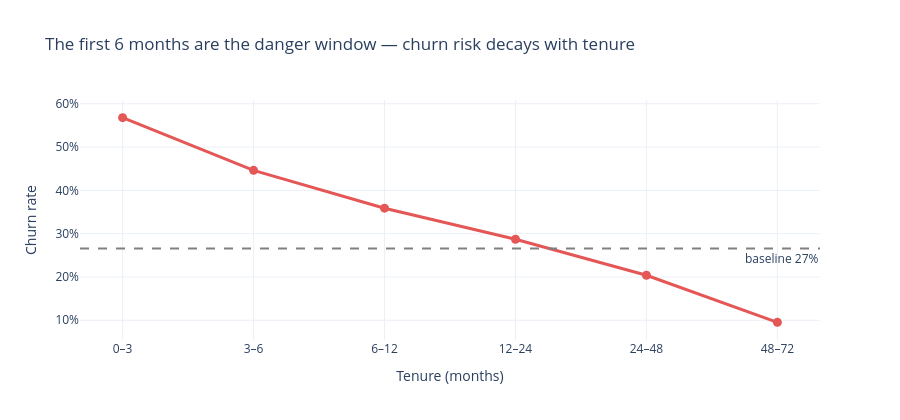

Write notebook code for a chart like this one.
### Markdown cell above
## 3. The danger window: churn risk is front-loaded

The EDA showed churners have ~4× lower tenure. A rate-by-tenure curve turns that static fact into the *actionable* shape: **when** in the lifecycle the risk lives.

### Code cell
bins   = [0, 3, 6, 12, 24, 48, 72]
labels = ["0–3", "3–6", "6–12", "12–24", "24–48", "48–72"]
df["tenure_bucket"] = pd.cut(df["tenure"], bins=bins, labels=labels, include_lowest=True)

tenure_churn = (
    df.groupby("tenure_bucket", observed=True)["Churn"]
      .mean().reset_index()
)

fig = px.line(
    tenure_churn, x="tenure_bucket", y="Churn", markers=True,
    title="The first 6 months are the danger window — churn risk decays with tenure",
)
fig.add_hline(y=BASELINE, line_dash="dash", line_color="gray",
              annotation_text=f"baseline {BASELINE:.0%}", annotation_position="bottom right")
fig.update_traces(line_color=CHURN_COLOR, line_width=3, marker_size=9)
fig.update_layout(yaxis_tickformat=".0%", yaxis_title="Churn rate",
                  xaxis_title="Tenure (months)", hovermode="x unified", height=420)
fig.show()
fig.write_image("../images/02_churn_by_tenure.png", scale=2)  # static copy for the README (GitHub can't render Plotly)

### Figure 1 — Plotly figure (JSON) as saved in the notebook; plotly's stock layout.template omitted (floating-point values rounded to 4 significant figures)
{"data": [{"hovertemplate": "tenure_bucket=%{x}<br>Churn=%{y}<extra></extra>", "legendgroup": "", "line": {"color": "#E45756", "dash": "solid", "width": 3}, "marker": {"size": 9, "symbol": "circle"}, "mode": "lines+markers", "name": "", "orientation": "v", "showlegend": false, "type": "scatter", "x": ["0–3", "3–6", "6–12", "12–24", "24–48", "48–72"], "xaxis": "x", "y": [0.568, 0.4463, 0.3589, 0.2871, 0.2039, 0.09513], "yaxis": "y"}], "layout": {"annotations": [{"showarrow": false, "text": "baseline 27%", "x": 1, "xanchor": "right", "xref": "x domain", "y": 0.2658, "yanchor": "top", "yref": "y"}], "height": 420, "hovermode": "x unified", "legend": {"tracegroupgap": 0}, "shapes": [{"line": {"color": "gray", "dash": "dash"}, "type": "line", "x0": 0, "x1": 1, "xref": "x domain", "y0": 0.2658, "y1": 0.2658, "yref": "y"}], "title": {"text": "The first 6 months are the danger window — churn risk decays with tenure"}, "xaxis": {"anchor": "y", "domain": [0.0, 1.0], "title": {"text": "Tenure (months)"}}, "yaxis": {"anchor": "x", "domain": [0.0, 1.0], "tickformat": ".0%", "title": {"text": "Churn rate"}}}}
